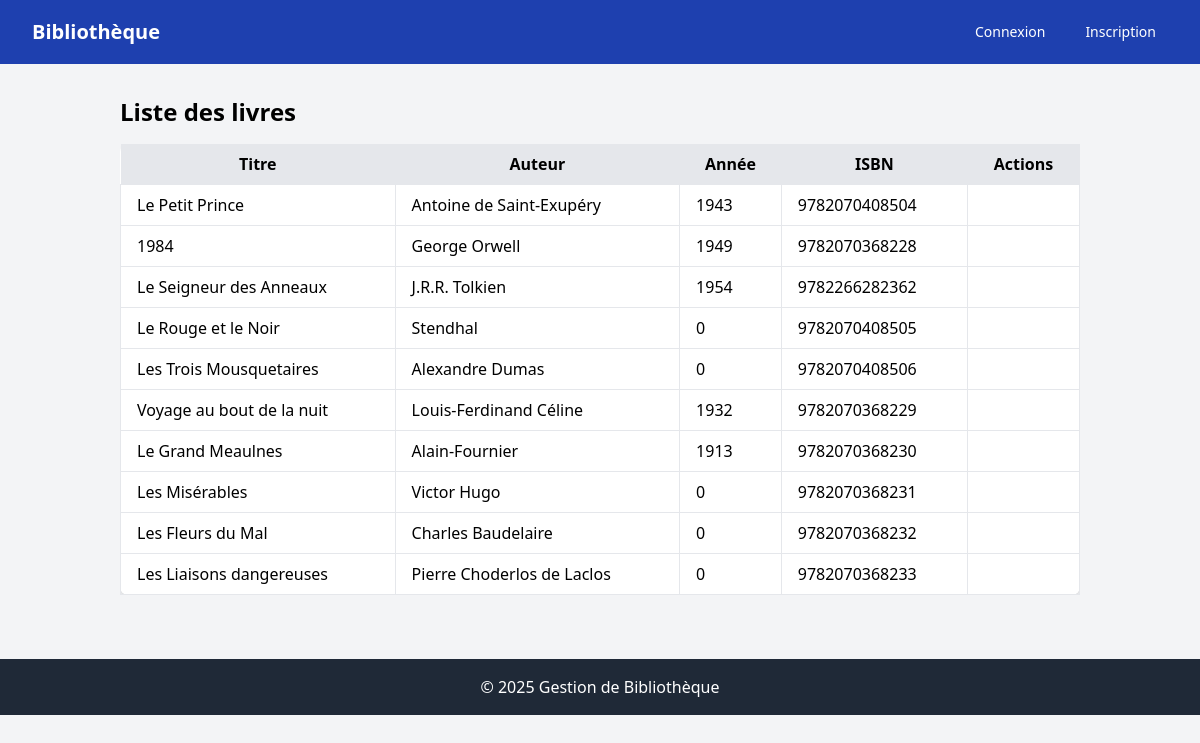
Before: / with the older database file.
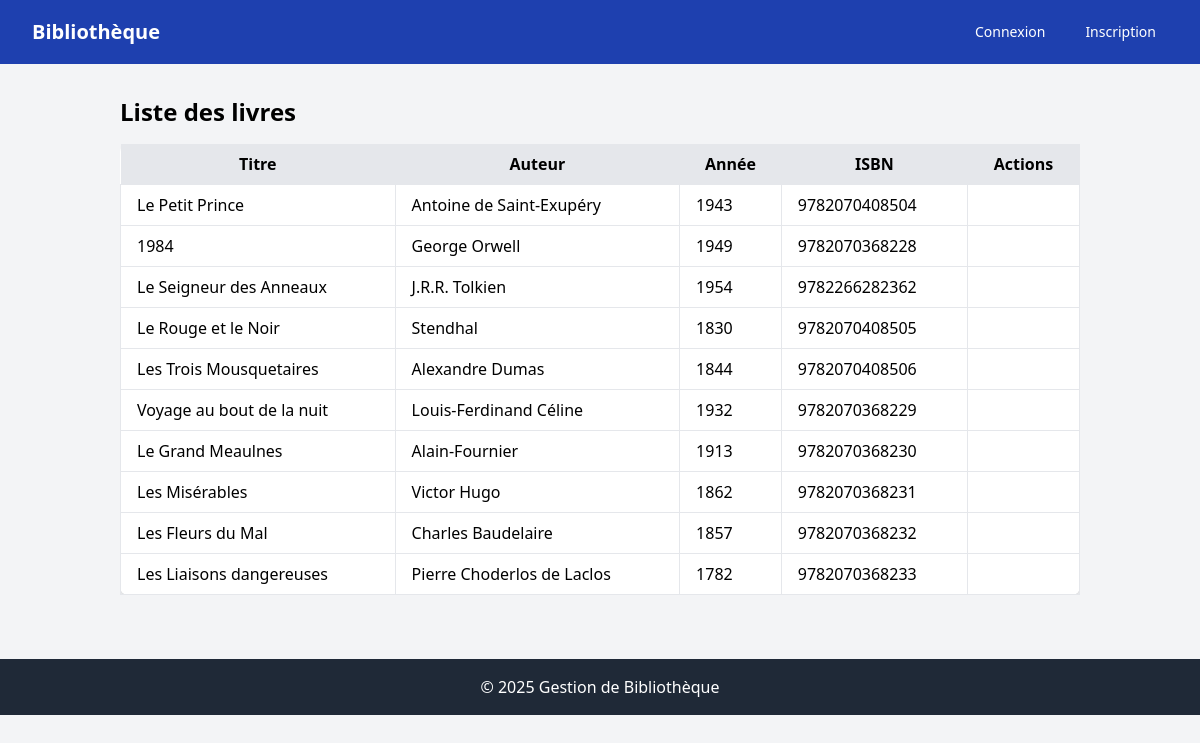
After: the same page with the newer database file.
### tables this page shows
CREATE TABLE livres (
      id INT AUTO_INCREMENT PRIMARY KEY,
      titre VARCHAR(255) NOT NULL,
      auteur VARCHAR(255) NOT NULL,
      annee INT NOT NULL,
      isbn VARCHAR(20) NOT NULL
    );

### app/Controllers/LivreController.php (called while the page is built, shortened)
<?php
    class LivreController {
      private $livreModel;
      public function __construct($livreModel) {
        $this->livreModel = $livreModel;
      }
      public function index() {
        $livres = $this->livreModel->getAll();
        require 'views/livres/index.php';
      }
    }

### app/Models/Livre.php (called while the page is built, shortened)
<?php
    class Livre {
      private $pdo;
      public function __construct($pdo) {
        $this->pdo = $pdo;
      }
      public function getAll() {
        $query = $this->pdo->query("SELECT * FROM livres");
        return $query->fetchAll(PDO::FETCH_ASSOC);
      }
    }

### views/livres/index.php (the view, shortened to what this page needs)
<?php require 'templates/header.php'; ?>
<div class="p-4">
  <h1 class="text-2xl font-bold mb-4">Liste des livres</h1>
  <?php if (!empty($livres)): ?>
    <div class="overflow-x-auto">
      <table class="min-w-full bg-white shadow-md rounded-lg">
        <thead class="bg-gray-200">
          <tr>
            <th class="px-4 py-2">Titre</th>
            <th class="px-4 py-2">Auteur</th>
            <th class="px-4 py-2">Année</th>
            <th class="px-4 py-2">ISBN</th>
            <th class="px-4 py-2">Actions</th>
          </tr>
        </thead>
        <tbody>
          <?php foreach ($livres as $livre): ?>
            <tr class="hover:bg-gray-50">
              <td class="border px-4 py-2"><?= htmlspecialchars($livre['titre']) ?></td>
              <td class="border px-4 py-2"><?= htmlspecialchars($livre['auteur']) ?></td>
              <td class="border px-4 py-2"><?= htmlspecialchars($livre['annee']) ?></td>
              <td class="border px-4 py-2"><?= htmlspecialchars($livre['isbn']) ?></td>
              <td class="border px-4 py-2">
              </td>
            </tr>
          <?php endforeach; ?>
        </tbody>
      </table>
    </div>
  <?php else: ?>
    <p class="text-gray-600">Aucun livre trouvé.</p>
  <?php endif; ?>
</div>
<?php require 'templates/footer.php'; ?>

### index.php (shortened to what this page needs)
<?php
require 'config/database.php';
require 'app/Controllers/LivreController.php';
$livreController = new LivreController($livreModel);
$route = $_GET['route'] ?? 'home';
switch ($route) {
  default:
    $livreController->index();
}

### templates/header.php (shortened to what this page needs)
<!DOCTYPE html>
<html lang="fr">
<head>
  <script src="https://cdn.tailwindcss.com"></script>
</head>
<body class="bg-gray-100">
  <nav class="bg-blue-800">
    <div class="max-w-7xl mx-auto px-4 sm:px-6 lg:px-8">
      <div class="flex items-center justify-between h-16">
        <div class="flex items-center">
          <a href="/" class="text-white text-xl font-bold">Bibliothèque</a>
        </div>
        <div class="hidden md:flex items-center space-x-4">
          <?php if (isset($_SESSION['user_id'])): ?>
            <a href="/" class="text-white hover:bg-blue-700 px-3 py-2 rounded-md text-sm font-medium">Accueil</a>
            <a href="/?route=mes-emprunts" class="text-white hover:bg-blue-700 px-3 py-2 rounded-md text-sm font-medium">Mes Emprunts</a>
            <a href="/?route=profile" class="text-white hover:bg-blue-700 px-3 py-2 rounded-md text-sm font-medium">Profil</a>
            <?php if ($_SESSION['role'] === 'admin'): ?>
              <a href="/?route=create" class="text-white hover:bg-blue-700 px-3 py-2 rounded-md text-sm font-medium">Ajouter un livre</a>
            <?php endif; ?>
            <a href="/?route=logout" class="text-white hover:bg-blue-700 px-3 py-2 rounded-md text-sm font-medium">Déconnexion</a>
          <?php else: ?>
            <a href="/?route=login" class="text-white hover:bg-blue-700 px-3 py-2 rounded-md text-sm font-medium">Connexion</a>
            <a href="/?route=register" class="text-white hover:bg-blue-700 px-3 py-2 rounded-md text-sm font-medium">Inscription</a>
          <?php endif; ?>
        </div>
      </div>
    </div>
  </nav>
  <div class="container mx-auto p-4">

### templates/footer.php
</div>
      <footer class="bg-gray-800 text-white mt-8 py-4">
        <div class="container mx-auto text-center">
          <p>&copy; <?= date('Y') ?> Gestion de Bibliothèque</p>
        </div>
      </footer>
    </body>
    </html>

Changed rows visible on the page:
changed livres "Le Rouge et le Noir": annee "0" → "1830"
changed livres "Les Trois Mousquetaires": annee "0" → "1844"
changed livres "Les Misérables": annee "0" → "1862"
changed livres "Les Fleurs du Mal": annee "0" → "1857"
changed livres "Les Liaisons dangereuses": annee "0" → "1782"
